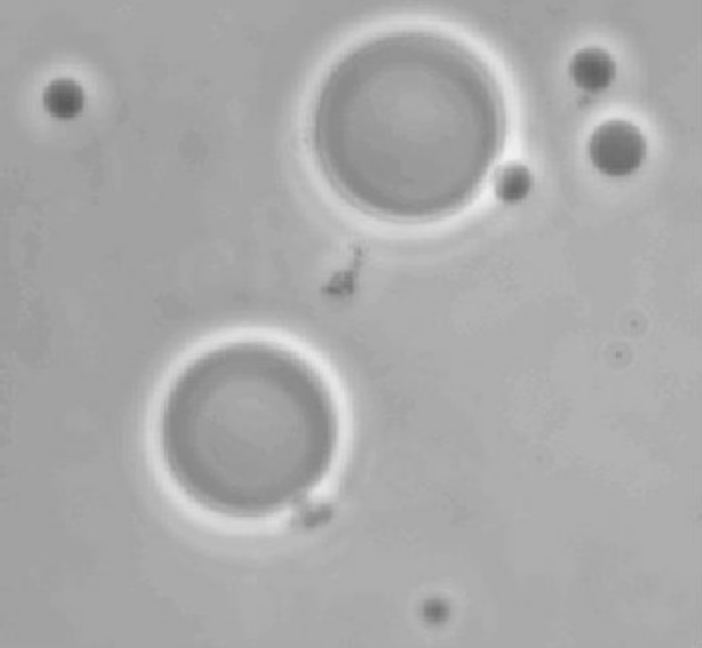
%> input picture Codes for Exercise 7/4.tif, 702 x 648 px
$ octave 4.2.m   (GNU Octave 9; MATLAB toolbox functions it lacks are replaced by stand-ins)
%> lines starting %> are read from the running program, lines starting %| are printed output that depends on the picture; in (x1, y1, x2, y2) boxes, pixels count from 0 and x2, y2 are one past the last pixel; in counts of white or black regions, pixels touching at a corner belong together; the program's own positions count from 1
%in barnamei baraye GLOBAL THRESHOLDING ast,BARAYE
%EJRAYE BARNAME HAME BARNAME RA ENTEKHAB KARDE(Ctrl+A & Ctrl+C)VA DAR Command
%Window MATLAB PASTE KONID.
clc;
clear all;
close all;
Img=imread('4.tif');
%> Img is the input picture: size 648x702 uint8; min 90, max 241, mean 169.6
Img=im2double(Img);
%> Img: size 648x702 double
out=0.5*(min(Img(:))+max(Img(:)));
%> out = 0.649
dd=false;
while ~dd
    rr=Img>=out;
    m=0.5*(mean(Img(rr))+mean(Img(~rr)));
    dd=abs(out-m)<0.1;
    out=m;
end
%> this loop made 1 pass
%> (m, dd, out) on pass 1: (0.655, true, 0.655)
%> pass 1, `rr=Img>=out;`:
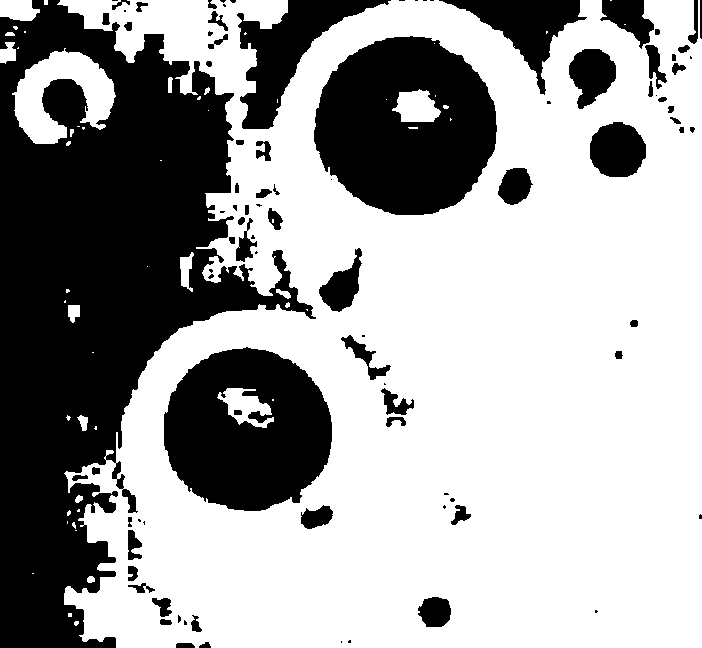
%> rr: size 648x702 logical; 63.4% white; 95 black regions (34 under 20 px), largest, box (x1, y1, x2, y2) and area: (0, 0, 316, 648) 95812, (314, 36, 497, 215) 24097, (164, 347, 332, 511) 20325
Img_out=im2bw(Img,out);
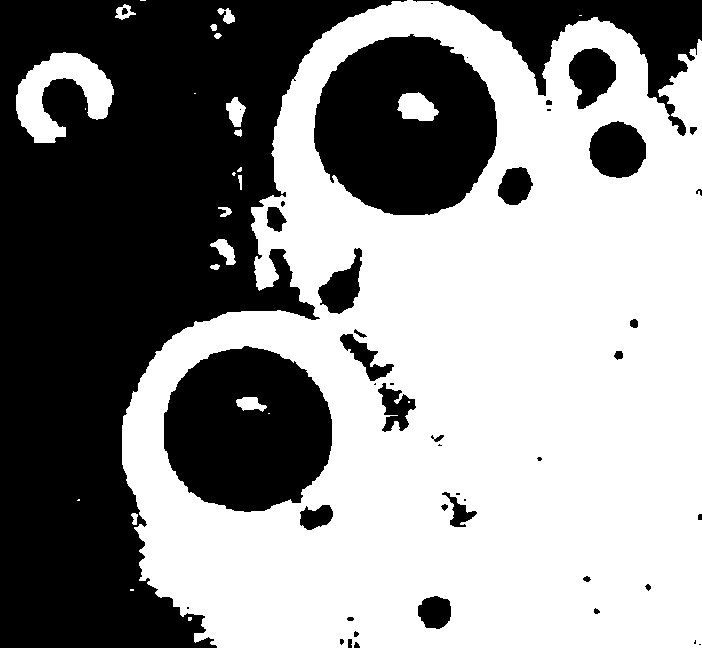
%> Img_out: size 648x702 logical; 55.2% white; 46 black regions (15 under 20 px), largest, box (x1, y1, x2, y2) and area: (0, 0, 407, 648) 134595, (314, 34, 497, 215) 24718, (164, 346, 332, 512) 21452
figure,imshow(Img),title('tasvire vorudi');
figure,imshow(Img_out),title('tasvire khoruji Global Thresholding');

$ run again, with Codes for Exercise 7/5.tif copied over Codes for Exercise 7/4.tif
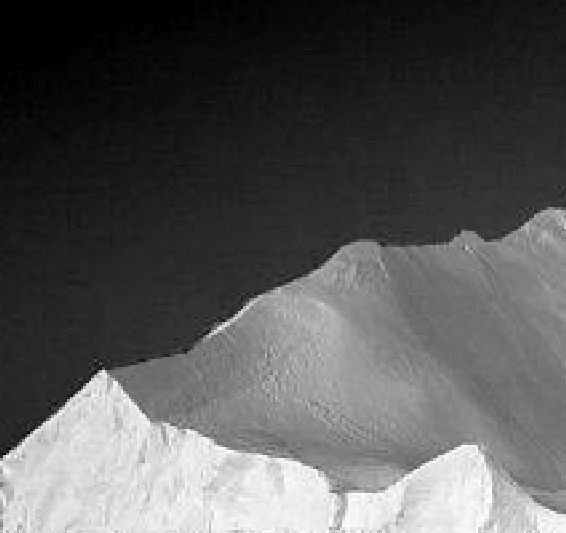
%> input picture Codes for Exercise 7/5.tif, 566 x 533 px
%> Img is the input picture: size 533x566 uint8; min 0, max 254, mean 87.3
%> Img: size 533x566 double
%> `out=0.5*(min(Img(:))+max(Img(:)));`: out = 0.498
%> the loop `while ~dd` made 1 pass
%> (m, dd, out) on pass 1: (0.445, true, 0.445)
%> pass 1, `rr=Img>=out;`:
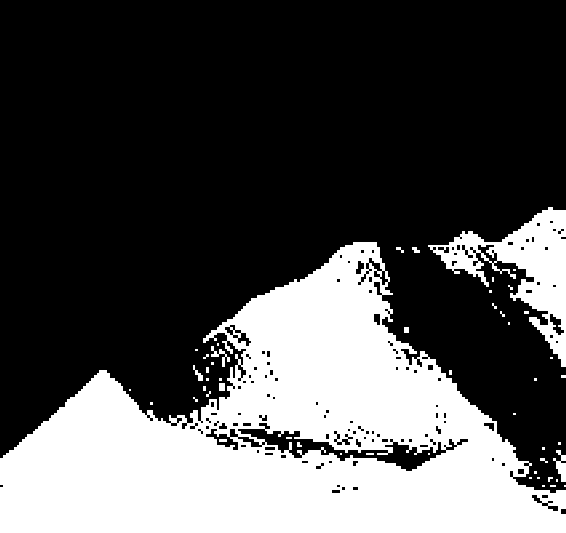
%> rr: size 533x566 logical; 31.2% white; 51 white regions (40 under 20 px), largest, box (x1, y1, x2, y2) and area: (0, 242, 566, 533) 85820, (428, 207, 566, 367) 7234, (553, 450, 566, 482) 210
%> `Img_out=im2bw(Img,out);`:
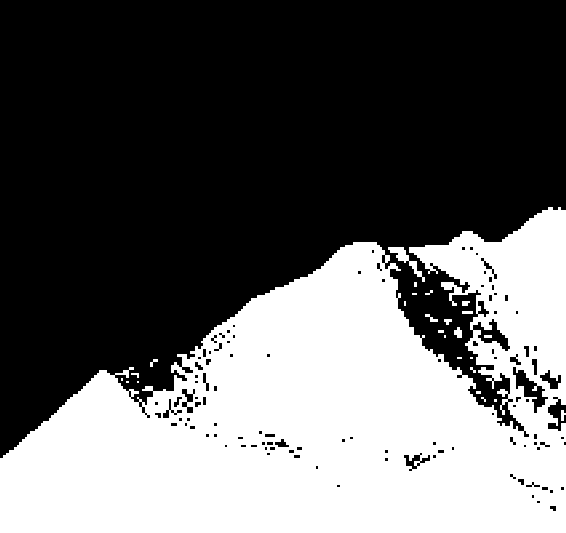
%> Img_out: size 533x566 logical; 38.8% white; 26 white regions (15 under 20 px), largest, box (x1, y1, x2, y2) and area: (0, 207, 566, 533) 116229, (388, 247, 425, 282) 303, (454, 327, 462, 338) 64

$ run again, with Codes for Exercise 7/7.tif copied over Codes for Exercise 7/4.tif
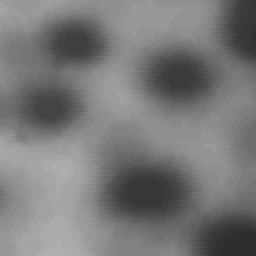
%> input picture Codes for Exercise 7/7.tif, 128 x 128 px (shown 2 times larger)
%> `Img=imread('4.tif');`:
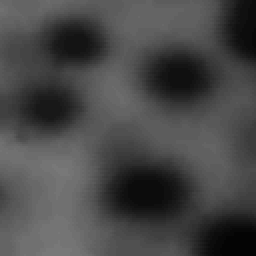
%> Img: size 128x128 uint8 (shown 2 times larger); min 4, max 120, mean 71.2
%> `out=0.5*(min(Img(:))+max(Img(:)));`: out = 0.243
%> the loop `while ~dd` made 1 pass
%> (m, dd, out) on pass 1: (0.245, true, 0.245)
%> pass 1, `rr=Img>=out;`:
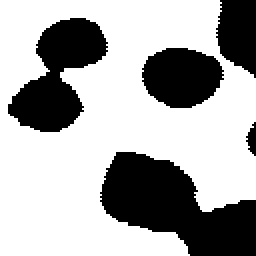
%> rr: size 128x128 logical (shown 2 times larger); 66.7% white; 5 black regions, box (x1, y1, x2, y2) and area: (50, 76, 128, 128) 2358, (4, 9, 54, 66) 1496, (71, 24, 112, 54) 943, (108, 0, 128, 39) 604, (123, 61, 128, 78) 53
